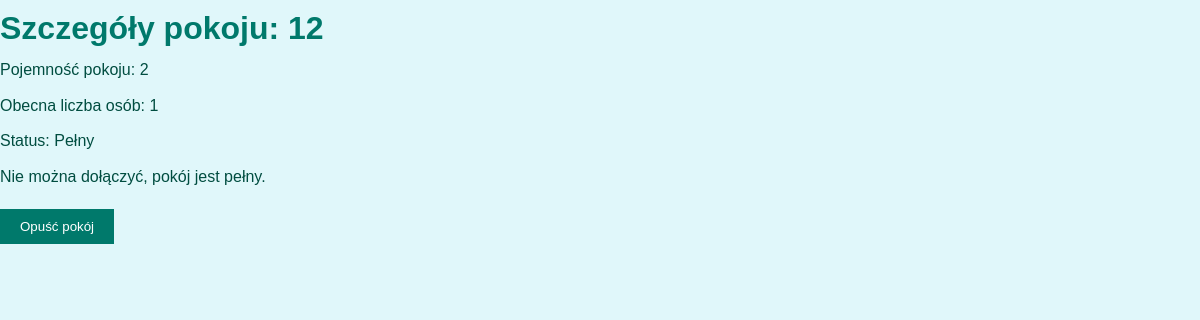
Page /room_detail/1/ on the committed database.
### hotel/models.py (models this page shows, shortened)
class Pokoje(models.Model):
    numer = models.CharField(max_length=50)
    pojemnosc_pokoju = models.PositiveIntegerField()
    liczba_osob = models.PositiveIntegerField(default=0)  # Nowe pole
    czy_wolny = models.BooleanField(default=True)

### hotel/views.py (the view)
# urls.py: path('room_detail/<int:room_id>/', views.room_detail, name='room_detail'),
def room_detail(request, room_id):
    room = get_object_or_404(Pokoje, id=room_id)
    return render(request, 'room_detail.html', {'room': room})

### hotel/templates/room_detail.html (shortened to what this page needs)
  {% load static %}
  <link rel="stylesheet" type="text/css" href="{% static 'css/styles.css' %}">
<h1>Szczegóły pokoju: {{ room.numer }}</h1>
<p>Pojemność pokoju: {{ room.pojemnosc_pokoju }}</p>
<p>Obecna liczba osób: {{ room.liczba_osob }}</p>
<p>Status: {% if room.czy_wolny %}Wolny{% else %}Pełny{% endif %}</p>
{% if room.czy_wolny %}
  <form method="post" action="{% url 'join_room' %}">
    {% csrf_token %}
    <button type="submit">Dołącz do pokoju</button>
  </form>
{% else %}
  <p>Nie można dołączyć, pokój jest pełny.</p>
{% endif %}
<form method="post" action="{% url 'leave_room' room.id %}">
    <button type="submit">Opuść pokój</button>
</form>

### hotel/static/css/styles.css (style rules this page uses)
h1, h2, h3, h4, h5, h6 { color: #00796b; margin: 10px 0; }
p { color: #004d40; line-height: 1.6; margin: 10px 0; }
form { margin: 20px 0; }
button { background-color: #00796b; color: white; border: none; padding: 10px 20px; cursor: pointer; }

### rows in the picture
Pokoje: numer "12", pojemnosc_pokoju "2", liczba_osob "1"
